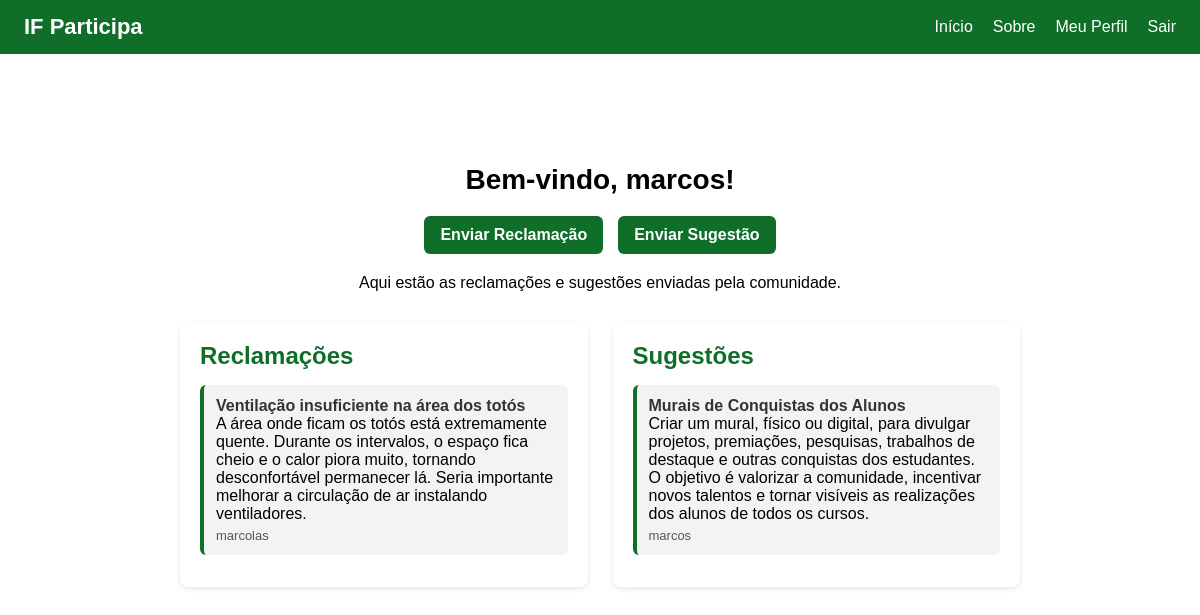
/dashboard (signed in), run on an earlier commit of the app's database.
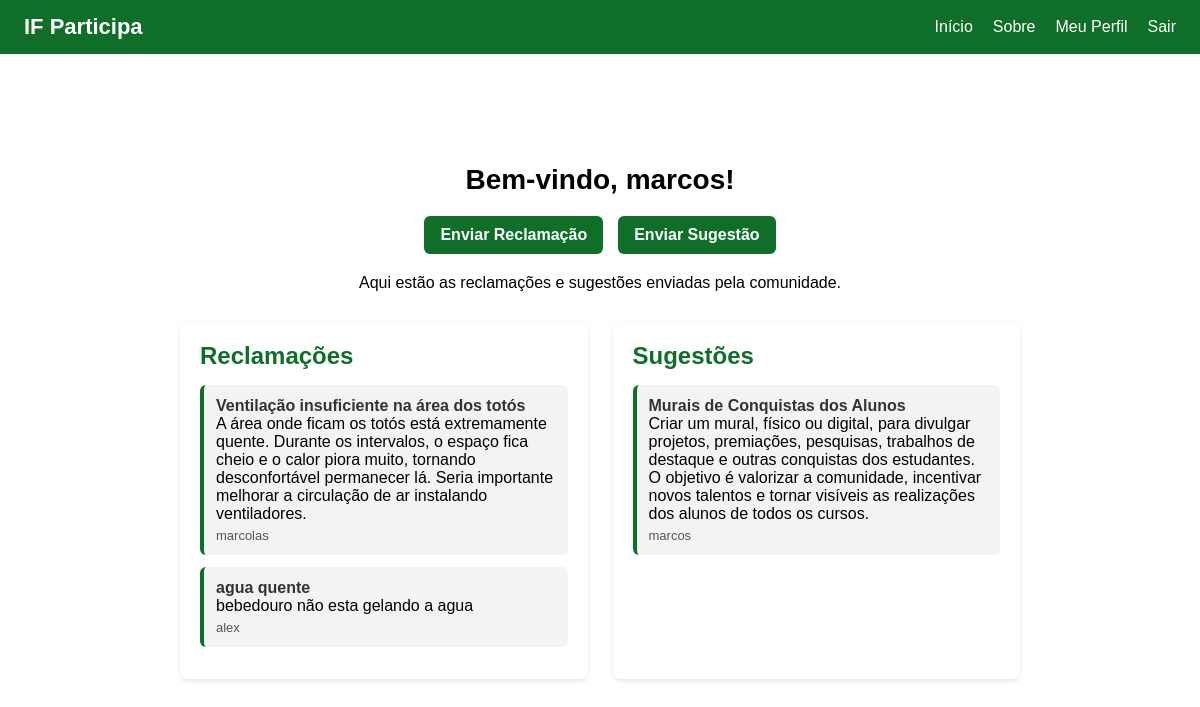
And on a later commit of the database.
### models/users.py (models this page shows)
class Usuario(Base, UserMixin):
    __tablename__ = "usuarios"
    id = Column(Integer, primary_key=True)
    nome = Column(String(120), nullable=False)
    email = Column(String(120), unique=True, nullable=False)
    senha_hash = Column(String(200), nullable=False)
    reclamacoes = relationship("Reclamacao", back_populates="autor")
    sugestoes = relationship("Sugestao", back_populates="autor")

### models/reclamacoes.py (models this page shows)
class Reclamacao(Base):
    __tablename__ = "reclamacoes"
    id = Column(Integer, primary_key=True)
    titulo = Column(String(150), nullable=False)
    descricao = Column(Text, nullable=False)
    autor_id = Column(Integer, ForeignKey("usuarios.id"))
    autor = relationship("Usuario", back_populates="reclamacoes")

### models/sugestoes.py (models this page shows)
class Sugestao(Base):
    __tablename__ = "sugestoes"
    id = Column(Integer, primary_key=True)
    titulo = Column(String(150), nullable=False)
    descricao = Column(Text, nullable=False)
    autor_id = Column(Integer, ForeignKey("usuarios.id"))
    autor = relationship("Usuario", back_populates="sugestoes")

### controllers/routes.py (the view)
@controllers_bp.route("/dashboard")
@login_required
def dashboard():
    reclamacoes = db_session.query(Reclamacao).all()
    sugestoes = db_session.query(Sugestao).all()
    return render_template(
        "dashboard.html",
        usuario=current_user,
        reclamacoes=reclamacoes,
        sugestoes=sugestoes
    )

### app.py (called while the page is built)
@login_manager.user_loader
def load_user(user_id):
    db = SessionLocal()
    user = db.query(Usuario).get(int(user_id))
    db.close()
    return user

### templates/dashboard.html (shortened to what this page needs)
{% extends "base.html" %}
{% block estilos %}
<link rel="stylesheet" href="{{ url_for('static', filename='controllers/dashboard.css') }}">
{% endblock %}
{% block conteudo %}
<div class="dashboard">
    <div class="topo-dashboard">
        <h1>Bem-vindo, {{ usuario.nome }}!</h1>
        <div class="acoes">
            <a class="botao" href="{{ url_for('controllers_bp.enviar_reclamacao') }}">Enviar Reclamação</a>
            <a class="botao" href="{{ url_for('controllers_bp.enviar_sugestao') }}">Enviar Sugestão</a>
        </div>
        <p>Aqui estão as reclamações e sugestões enviadas pela comunidade.</p>
    </div>
    <div class="quadros">
        <div class="quadro">
            <h2>Reclamações</h2>
            <ul>
                {% for r in reclamacoes %}
                <li class="item">
                    <strong>{{ r.titulo }}</strong><br>
                    {{ r.descricao }}<br>
                    <span class="autor">{{ r.autor.nome }}</span>
                </li>
                {% endfor %}
            </ul>
        </div>
        <div class="quadro">
            <h2>Sugestões</h2>
            <ul>
                {% for s in sugestoes %}
                <li class="item">
                    <strong>{{ s.titulo }}</strong><br>
                    {{ s.descricao }}<br>
                    <span class="autor">{{ s.autor.nome }}</span>
                </li>
                {% endfor %}
            </ul>
        </div>
    </div>
</div>
{% endblock %}

### templates/base.html (shortened to what this page needs)
<!DOCTYPE html>
<html lang="pt-BR">
<head>
    <link rel="stylesheet" href="{{ url_for('static', filename='base.css') }}">
    {% block estilos %}{% endblock %}
</head>
<body>
<header>
    <div class="logo">
        <a href="{{ url_for('controllers_bp.dashboard') }}">
            IF Participa
        </a>
    </div>
    {% if current_user.is_authenticated %}
    <div class="nav-links">
        <a href="{{ url_for('controllers_bp.dashboard') }}">Início</a>
        <a href="{{ url_for('controllers_bp.sobre') }}">Sobre</a>
        <a href="{{ url_for('controllers_bp.meu_perfil') }}">Meu Perfil</a>
        <a href="{{ url_for('auth_bp.logout') }}">Sair</a>
    </div>
    {% endif %}
</header>
<main class="container">
    {% block conteudo %}{% endblock %}
</main>
</body>
</html>

### static/base.css (style rules this page uses)
* { margin: 0; padding: 0; box-sizing: border-box; }
header { width: 100%; background: #0f6f29; padding: 14px 24px; display: flex; align-items: center; justify-content: space-between; color: white; font-family: Arial, Helvetica, sans-serif; }
header .logo { font-size: 22px; font-weight: bold; }
header .logo a { color: white; text-decoration: none; }
header .nav-links { display: flex; gap: 20px; }
header .nav-links a { color: white; text-decoration: none; font-size: 16px; transition: 0.2s ease; }
main.container { max-width: 900px; margin: 40px auto; padding: 10px; font-family: Arial, Helvetica, sans-serif; }

### static/controllers/dashboard.css (style rules this page uses)
.dashboard { width: 100%; max-width: 1100px; margin: 40px auto; padding: 20px; font-family: Arial, sans-serif; }
.topo-dashboard { text-align: center; margin-bottom: 30px; }
.topo-dashboard h1 { font-size: 28px; margin-bottom: 20px; }
.topo-dashboard .acoes { margin-bottom: 20px; display: flex; justify-content: center; gap: 15px; }
.botao { padding: 10px 16px; background: #0f6f29; color: white; text-decoration: none; border-radius: 6px; font-weight: bold; transition: 0.2s; }
.topo-dashboard p { font-size: 16px; margin-top: 10px; }
.quadros { margin-top: 30px; display: grid; grid-template-columns: 1fr 1fr; gap: 25px; }
.quadro { background: #ffffff; border-radius: 8px; padding: 20px; box-shadow: 0 2px 5px rgba(0,0,0,0.1); }
.quadro h2 { margin-bottom: 15px; color: #0f6f29; }
.quadro ul { list-style: none; padding: 0; }
.item { background: #f3f3f3; padding: 12px; border-radius: 6px; margin-bottom: 12px; border-left: 4px solid #0f6f29; }
.item strong { font-size: 16px; color: #333; }
.autor { display: block; margin-top: 5px; font-size: 13px; color: #555; }

What changed in the data, as far as the page shows it:
added Reclamacao: titulo "agua quente", descricao "bebedouro não esta gelando a agua", autor.nome "alex"
